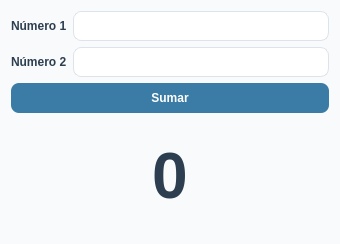
<?xml version="1.0" encoding="UTF-8"?>
<ui version="4.0">
 <class>Dialog</class>
 <widget class="QDialog" name="Dialog">
  <property name="geometry">
   <rect>
    <x>0</x>
    <y>0</y>
    <width>340</width>
    <height>244</height>
   </rect>
  </property>
  <property name="windowTitle">
   <string>Calculadora</string>
  </property>
  <property name="styleSheet">
   <string notr="true">QDialog {
    background-color: #F9FAFB;
    font-family: &quot;Segoe UI&quot;;
    font-size: 10pt;
}

/* QLabel */
QLabel {
    color: #2C3E50;
    font-weight: 500;
}

QLabel#label_resultado {
    color: #2C3E50;
	font-size: 48pt;
    font-weight: 500;
}

/* QLineEdit */
QLineEdit {
    background-color: #FFFFFF;
    border: 1px solid #DDE3EA;
    border-radius: 8px;
    padding: 6px 10px;
    color: #2C3E50;
}

QLineEdit:focus {
    border: 1px solid #3A7CA5;
    background-color: #FDFEFE;
}

/* QPushButton */
QPushButton {
    background-color: #3A7CA5;
    color: white;
    border: none;
    border-radius: 8px;
    padding: 8px 16px;
    font-weight: 600;
}

QPushButton:hover {
    background-color: #2F6690;
}

QPushButton:pressed {
    background-color: #244F73;
}

QPushButton:disabled {
    background-color: #B0BEC5;
    color: #ECEFF1;
}</string>
  </property>
  <layout class="QHBoxLayout" name="horizontalLayout">
   <item>
    <layout class="QVBoxLayout" name="verticalLayout">
     <item>
      <layout class="QGridLayout" name="gridLayout">
       <item row="1" column="1">
        <widget class="QLineEdit" name="edit_numero2"/>
       </item>
       <item row="0" column="0">
        <widget class="QLabel" name="label">
         <property name="text">
          <string>Número 1</string>
         </property>
        </widget>
       </item>
       <item row="0" column="1">
        <widget class="QLineEdit" name="edit_numero1">
         <property name="text">
          <string/>
         </property>
        </widget>
       </item>
       <item row="1" column="0">
        <widget class="QLabel" name="label_2">
         <property name="text">
          <string>Número 2</string>
         </property>
        </widget>
       </item>
      </layout>
     </item>
     <item>
      <widget class="QPushButton" name="boton_sumar">
       <property name="text">
        <string>Sumar</string>
       </property>
      </widget>
     </item>
     <item>
      <widget class="QLabel" name="label_resultado">
       <property name="font">
        <font>
         <pointsize>48</pointsize>
         <weight>62</weight>
         <bold>true</bold>
        </font>
       </property>
       <property name="text">
        <string>0</string>
       </property>
       <property name="alignment">
        <set>Qt::AlignCenter</set>
       </property>
      </widget>
     </item>
    </layout>
   </item>
  </layout>
 </widget>
 <resources/>
 <connections/>
</ui>
